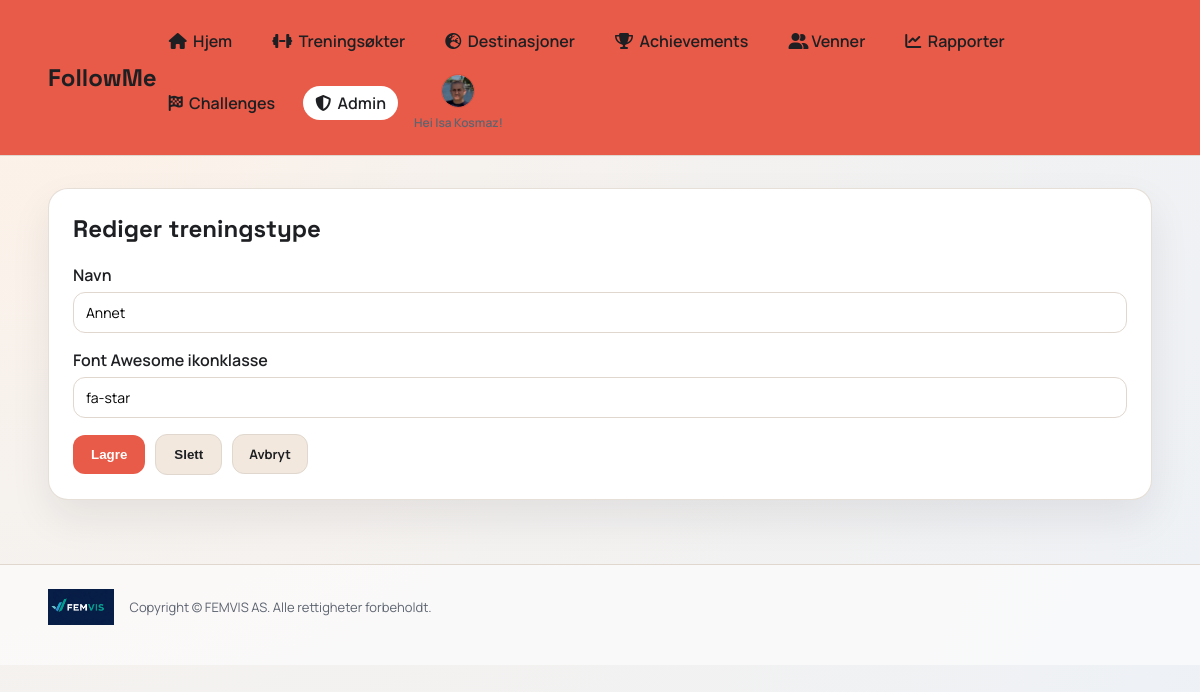
/admin/activity-types/5/edit (signed in), run on the app's committed database.
### app.py (models this page shows)
class User(db.Model):
    id = db.Column(db.Integer, primary_key=True)
    username = db.Column(db.String(40), unique=True, nullable=False)
    full_name = db.Column(db.String(120), nullable=False)
    email = db.Column(db.String(120), unique=True, nullable=False)
    password_hash = db.Column(db.String(255), nullable=False)
    role = db.Column(db.String(20), default="user", nullable=False)
    avatar_color = db.Column(db.String(20), default="#2d7d46", nullable=False)
    avatar_icon = db.Column(db.String(20), default="boot", nullable=False)
    avatar_image = db.Column(db.String(255), nullable=True)
    created_at = db.Column(db.DateTime, default=datetime.utcnow, nullable=False)

class ActivityType(db.Model):
    id = db.Column(db.Integer, primary_key=True)
    name = db.Column(db.String(50), unique=True, nullable=False)
    icon_class = db.Column(db.String(80), nullable=False, default="fa-star")

### app.py (the view)
@app.route("/admin/activity-types/<int:activity_id>/edit", methods=["GET", "POST"])
@login_required
def admin_activity_type_edit(activity_id):
    admin = get_current_user()
    if admin.role != "admin":
        flash("Du har ikke tilgang.")
        return redirect(url_for("index"))
    activity = db.session.get(ActivityType, activity_id)
    if not activity:
        flash("Fant ikke treningstype.")
        return redirect(url_for("admin_activity_types"))
    if request.method == "POST":
        activity.name = request.form["name"].strip()
        activity.icon_class = request.form["icon_class"].strip() or "fa-star"
        db.session.commit()
        flash("Treningstype oppdatert.")
        return redirect(url_for("admin_activity_types"))
    return render_template(
        "admin_activity_type_edit.html", user=admin, activity=activity
    )

### app.py (called while the page is built)
def login_required(view):
    @wraps(view)
    def wrapper(*args, **kwargs):
        if "user_id" not in session:
            return redirect(url_for("login"))
        user = db.session.get(User, session["user_id"])
        if not user:
            session.clear()
            return redirect(url_for("login"))
        return view(*args, **kwargs)
    return wrapper

def get_current_user():
    if "user_id" not in session:
        return None
    user = db.session.get(User, session["user_id"])
    if not user:
        session.clear()
        return None
    return user

### templates/admin_activity_type_edit.html (shortened to what this page needs)
{% extends "base.html" %}
{% set title = "Rediger treningstype" %}
{% block content %}
<section class="card">
  <h2>Rediger treningstype</h2>
  <form method="post" class="form">
    <label>Navn
      <input type="text" name="name" value="{{ activity.name }}" required>
    </label>
    <label>Font Awesome ikonklasse
      <input type="text" name="icon_class" value="{{ activity.icon_class }}">
    </label>
    <div class="form-actions">
      <button class="button" type="submit">Lagre</button>
      <button class="button secondary" type="submit" form="delete-activity">Slett</button>
      <a class="button secondary small" href="{{ url_for('admin_activity_types') }}">Avbryt</a>
    </div>
  </form>
</section>
{% endblock %}

### templates/base.html (shortened to what this page needs)
<!doctype html>
<html lang="no">
<head>
  <link rel="stylesheet" href="{{ url_for('static', filename='css/style.css') }}">
  <link rel="stylesheet" href="https://cdnjs.cloudflare.com/ajax/libs/font-awesome/6.5.2/css/all.min.css">
</head>
<body>
  <div class="app-shell">
    <header class="topbar">
      <a class="brand-link" href="{{ url_for('index') }}"><div class="brand">FollowMe</div></a>
      {% if user %}
      <div class="nav-shell">
        <nav class="nav">
          <a href="{{ url_for('index') }}" class="{% if request.path == url_for('index') %}active{% endif %}"><i class="fa-solid fa-house"></i>&nbsp; Hjem</a>
          <a href="{{ url_for('workouts') }}" class="{% if request.path.startswith(url_for('workouts')) %}active{% endif %}"><i class="fa-solid fa-dumbbell"></i>&nbsp; Treningsøkter</a>
          <a href="{{ url_for('destinations') }}" class="{% if request.path.startswith(url_for('destinations')) %}active{% endif %}"><i class="fa-solid fa-earth-europe"></i>&nbsp; Destinasjoner</a>
          <a href="{{ url_for('achievements') }}" class="{% if request.path.startswith(url_for('achievements')) %}active{% endif %}"><i class="fa-solid fa-trophy"></i>&nbsp; Achievements</a>
          <a href="{{ url_for('friends') }}" class="{% if request.path.startswith(url_for('friends')) %}active{% endif %}"><i class="fa-solid fa-user-group"></i> Venner</a>
          <a href="{{ url_for('reports') }}" class="{% if request.path.startswith(url_for('reports')) %}active{% endif %}"><i class="fa-solid fa-chart-line"></i>&nbsp; Rapporter</a>
          <a href="{{ url_for('challenges') }}" class="{% if request.path.startswith(url_for('challenges')) %}active{% endif %}"><i class="fa-solid fa-flag-checkered"></i>&nbsp; Challenges</a>
          {% if user.role == 'admin' %}
          <a href="{{ url_for('admin_dashboard') }}" class="{% if request.path.startswith('/admin') %}active{% endif %}"><i class="fa-solid fa-shield-halved"></i>&nbsp; Admin</a>
          {% endif %}
          <div class="nav-avatar-wrap">
            <a class="nav-avatar {% if user.avatar_image %}has-image{% endif %}" href="{{ url_for('profile') }}" style="--accent: {{ user.avatar_color }}" aria-label="Profil">
              {% if user.avatar_image %}
                <img src="{{ url_for('static', filename='uploads/' ~ user.avatar_image) }}" alt="Avatar">
              {% endif %}
            </a>
            <div class="nav-welcome">Hei {{ user.full_name }}!</div>
          </div>
        </nav>
      </div>
      {% endif %}
    </header>
    <main class="main">
      {% block content %}{% endblock %}
    </main>
    <footer class="footer">
      <div class="footer-inner">
        <img src="{{ url_for('static', filename='img/logo.jpg') }}" alt="FEMVIS AS logo">
        <p>Copyright © FEMVIS AS. Alle rettigheter forbeholdt.</p>
      </div>
    </footer>
  </div>
</body>
</html>

### static/css/style.css (style rules this page uses)
:root { --bg: #f6f2ee; --bg-2: #edf1f6; --card: #ffffff; --ink: #1e1f22; --muted: #5d6470; --accent: #2d7d46; --accent-2: #d96d4e; --stroke: #e0d7ce; }
* { box-sizing: border-box; }
body { margin: 0; font-family: "Manrope", sans-serif; color: var(--ink); background: radial-gradient(circle at top left, #fff1e6 0%, var(--bg) 35%, var(--bg-2) 100%); }
.app-shell { min-height: 100vh; }
.topbar { display: flex; align-items: center; justify-content: space-between; padding: 24px 48px; position: sticky; top: 0; backdrop-filter: blur(6px); background: #e85b48; border-bottom: 1px solid var(--stroke); z-index: 10; }
.brand { font-family: "Space Grotesk", sans-serif; font-size: 24px; font-weight: 700; }
.brand-link { text-decoration: none; color: inherit; }
.nav { display: flex; gap: 16px; flex-wrap: wrap; align-items: center; }
.nav a { text-decoration: none; color: var(--ink); font-weight: 600; padding: 6px 12px; border-radius: 999px; }
.nav a.active { background: var(--card); }
.nav a.nav-avatar { padding: 0; }
.nav-avatar { width: 34px; height: 34px; border-radius: 50%; background: var(--accent); display: flex; align-items: center; justify-content: center; color: #fff; font-weight: 700; overflow: hidden; border: 1px solid rgba(0, 0, 0, 0.08); padding: 0; }
.nav-avatar img { width: 100%; height: 100%; object-fit: cover; display: block; border-radius: 50%; }
.nav-avatar.has-image { background: transparent; }
.nav-avatar-wrap { position: relative; display: flex; align-items: center; flex-direction: column; gap: 6px; }
.nav-welcome { font-size: 12px; color: var(--muted); font-weight: 600; text-align: center; max-width: 140px; }
.nav-shell { display: flex; align-items: center; gap: 12px; position: relative; }
.main { padding: 32px 48px 64px; }
.footer { padding: 24px 48px 40px; border-top: 1px solid var(--stroke); background: rgba(255, 255, 255, 0.6); }
.footer-inner { display: flex; align-items: center; gap: 16px; flex-wrap: wrap; }
.footer-inner img { height: 36px; }
.footer-inner p { margin: 0; color: var(--muted); font-size: 13px; }
.card { background: var(--card); border-radius: 20px; padding: 24px; box-shadow: 0 18px 40px rgba(29, 31, 34, 0.08); border: 1px solid rgba(224, 215, 206, 0.8); }
.card h2 { margin-top: 0; font-family: "Space Grotesk", sans-serif; }
.form { display: grid; gap: 16px; }
.form label { display: grid; gap: 6px; font-weight: 600; }
input, select { border: 1px solid var(--stroke); border-radius: 12px; padding: 10px 12px; font-size: 14px; font-family: "Manrope", sans-serif; }
.button { background: #e85b48; color: #fff; border: none; padding: 12px 18px; border-radius: 12px; font-weight: 700; cursor: pointer; text-decoration: none; display: inline-block; text-align: center; }
.button.secondary { background: #f2e8de; color: var(--ink); border: 1px solid var(--stroke); }
.button.small { padding: 10px 16px; font-size: 13px; }
.form-actions { display: flex; flex-wrap: wrap; gap: 10px; align-items: center; }

### data on the page
User: avatar_image (picture), full_name "Isa Kosmaz"
ActivityType: name "Annet", icon_class "fa-star"
